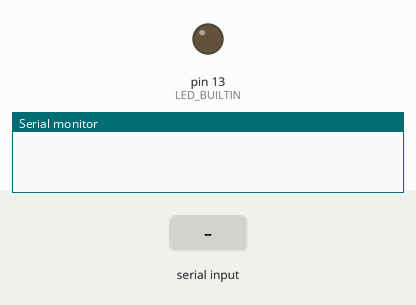
Simulated run of this sketch. Board: Arduino Uno, built with avr-gcc and run on an emulated ATmega328P. On the bench: output pins drawn as LEDs (lit = HIGH), the last lines printed to the serial monitor. Dashed ring = blinking. The test bench sets the inputs (shaded band).

Above: at 1.2 s.
1.3 s: "off\n" received over Serial
At 2.2 s:
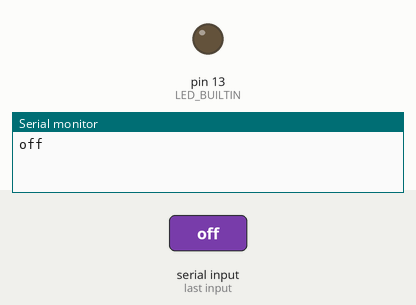
2.8 s: "on\n" received over Serial
At 3.04 s:
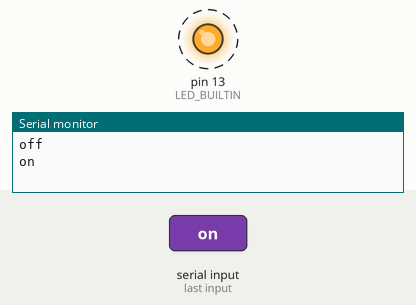
Timing chart, 0 to 14.8 s (numbered marks = the images above; inputs shaded):
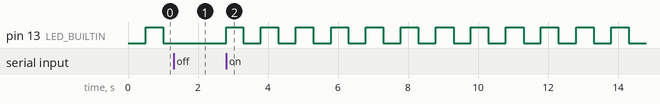

The sketch:

LED_control.ino
```cpp
String command = "";

bool led_is_blinking = true;
unsigned long previousMillis = 0;        // will store last time LED was updated
const long interval = 500;           // interval at which to blink (milliseconds)

void setup() {
  Serial.begin(115200);
  pinMode(LED_BUILTIN, OUTPUT);
}

void loop() {
  if( Serial.available() )
  {
    // If a character was received over UART,
    // read that value and echo it...
    //
    char c = Serial.read();
    Serial.print(c);

    // As long as the character isn't a newline
    // or carriage return, add it to the command
    // string.
    //
    if( (c != '\n') && (c != '\r') )
    {
      command += c;
    }

    // Otherwise, process the command by comparing it
    // to "on" and "off".
    //
    else
    {
      if( command == "on" ) led_is_blinking = true;
      else if ( command == "off" )
      {
        led_is_blinking = false;
        digitalWrite(LED_BUILTIN, LOW);
      }
      else
      {
        Serial.print("Unknown command: ");
        Serial.println(command);
      }

      // Then reset the command string to receive
      // another command.
      //
      command = "";
    }
  }

  // Non-blocking Blinky. If the "Blinky" task is enabled
  // and it's been <interval> milliseconds since the last
  // time we toggled the LED (<previousMillis>), then
  // toggle the LED.
  //
  if( led_is_blinking )
  {
    if (millis() - previousMillis >= interval)
    {
      previousMillis = millis();
      digitalWrite(LED_BUILTIN, !digitalRead(LED_BUILTIN));
    }
  }
}
```

Measured:
- after the input at 1.3 s, pin 13 (LED_BUILTIN): stays LOW (without the input it goes to HIGH after 0.20 s)
- after the input at 2.8 s, pin 13 (LED_BUILTIN): alternates HIGH for 0.50 s and LOW for 0.50 s, starting at once
